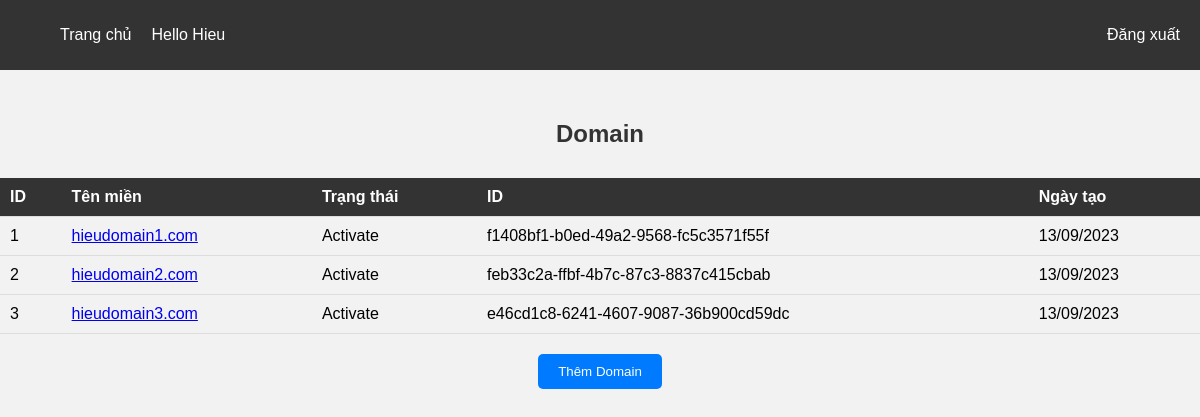
The app's page /users/1/domains (signed in), older data.
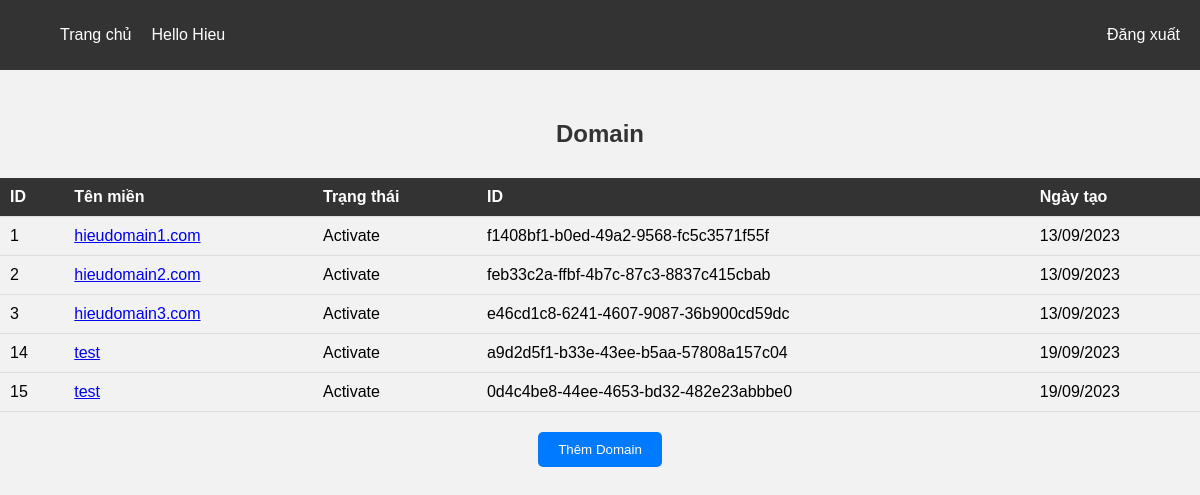
The same page, newer data.
### app/models.py (models this page shows)
class Domain(Base):
    __tablename__ = "domain"
    id = Column(Integer, primary_key=True, index=True, autoincrement=True)
    name = Column(String)
    status = Column(String)
    domain_id = Column(String)
    user_id = Column(Integer, ForeignKey("users.id"))
    create_at = Column(String)
    user = relationship("User", back_populates="domains")
    origins = relationship("Origin", back_populates="domain")

### route/domain.py (the view)
@router.get("/users/{user_id}/domains", response_model=list[schemas.DomainCreate])
def get_domains(request: Request, user_id: int, skip: int = 0, limit: int = 100, db: Session = Depends(utils.get_db)):
    id_user = config.check_session(request=request, user_id=user_id)
    if id_user:
        domains = crud.get_domains(db, user_id=user_id, skip=skip, limit=limit)
        return templates.TemplateResponse("admin-domain.html", {"domains": domains, "user": request.session['username'], "user_id": user_id, "request": request})
    return RedirectResponse(url="/", status_code=302)

### templates/admin-domain.html (shortened to what this page needs)
<!DOCTYPE html>
<html>
<head>
</head>
<body>
    <header>
        <nav>
            <ul>
                <li><a href="#">Trang chủ</a></li>
                <li>Hello {{user}}</li>
                <li><a href="/logout">Đăng xuất</a></li>
            </ul>
        </nav>
    </header>
    <div class="domain">
        <div class="table-heading">
            <h2>Domain</h2>
        </div>
    </div>
    <table>
        <tr>
            <th>ID</th>
            <th>Tên miền</th>
            <th>Trạng thái</th>
            <th>ID</th>
            <th>Ngày tạo</th>
        </tr>
        {% for domain in domains %}
        <tr>
            <td>{{domain.id}}</td>
            <td><a href="/users/{{user_id}}/domains/{{domain.id}}/origins">{{domain.name}}</a></td>
            <td>{{ "Activate" if domain.status|int == 1 else "Deactivate" }}</td>
            <td>{{domain.domain_id}}</td>
            <td>{{domain.create_at}}</td>
        </tr>
        {% endfor %}
    </table>
    <div class="add-domain-button">
        <button onclick="window.location.href='/users/{{user_id}}/create-domain'">Thêm Domain</button>    </div>
</body>
</html>

### templates/admin-domain.html (style rules this page uses)
header { background-color: #333333; padding: 10px; }
nav ul { list-style: none; display: flex; }
nav ul li { color: #ffffff; margin-right: 10px; }
nav ul li a { color: #ffffff; text-decoration: none; padding: 5px 10px; border-radius: 3px; transition: background-color 0.3s ease; }
nav ul li:last-child { margin-right: 0; margin-left: auto; }
body { background-color: #f2f2f2; margin: 0; padding: 0; font-family: Arial, sans-serif; }
.domain { text-align: center; margin-top: 50px; margin-bottom: 30px; }
table { width: 100%; border-collapse: collapse; }
th, td { padding: 10px; text-align: left; border-bottom: 1px solid #dddddd; }
th { background-color: #333333; color: #ffffff; }
.add-domain-button { text-align: center; margin-top: 20px; }
.add-domain-button button { background-color: #007bff; color: #ffffff; padding: 10px 20px; border: none; border-radius: 5px; cursor: pointer; }
.table-heading { text-align: center; margin-top: 20px; margin-bottom: 20px; }
.table-heading h2 { color: #333333; }

Row changes from the older to the newer data that the page shows:
added Domain: id "14", name "test", status "Activate", domain_id "a9d2d5f1-b33e-43ee-b5aa-57808a157c04", create_at "19/09/2023"
added Domain: id "15", name "test", status "Activate", domain_id "0d4c4be8-44ee-4653-bd32-482e23abbbe0", create_at "19/09/2023"
